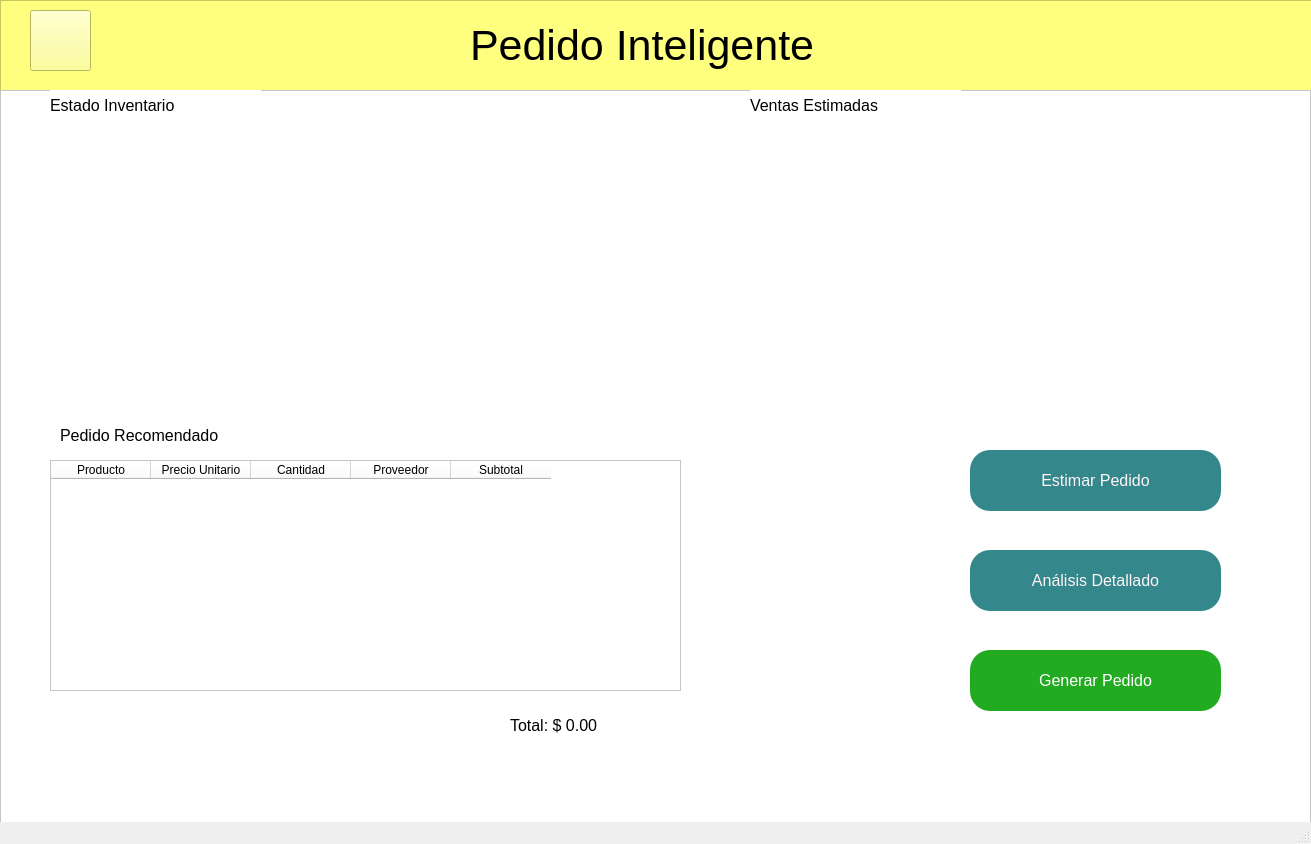
<?xml version="1.0" encoding="UTF-8"?>
<ui version="4.0">
 <class>MainWindow</class>
 <widget class="QMainWindow" name="MainWindow">
  <property name="geometry">
   <rect>
    <x>0</x>
    <y>0</y>
    <width>1311</width>
    <height>844</height>
   </rect>
  </property>
  <property name="windowTitle">
   <string>MainWindow</string>
  </property>
  <widget class="QWidget" name="centralwidget">
   <widget class="QFrame" name="headerFrame">
    <property name="geometry">
     <rect>
      <x>0</x>
      <y>0</y>
      <width>1321</width>
      <height>91</height>
     </rect>
    </property>
    <property name="styleSheet">
     <string notr="true">background-color: rgb(255, 255, 127);</string>
    </property>
    <property name="frameShape">
     <enum>QFrame::StyledPanel</enum>
    </property>
    <property name="frameShadow">
     <enum>QFrame::Raised</enum>
    </property>
    <widget class="QLabel" name="label_3">
     <property name="geometry">
      <rect>
       <x>470</x>
       <y>10</y>
       <width>461</width>
       <height>71</height>
      </rect>
     </property>
     <property name="font">
      <font>
       <pointsize>32</pointsize>
      </font>
     </property>
     <property name="text">
      <string>Pedido Inteligente</string>
     </property>
    </widget>
    <widget class="QPushButton" name="regresarBtn">
     <property name="geometry">
      <rect>
       <x>30</x>
       <y>10</y>
       <width>61</width>
       <height>61</height>
      </rect>
     </property>
     <property name="styleSheet">
      <string notr="true">border-image: url(:/iconos/iconoRegresar.png);</string>
     </property>
     <property name="text">
      <string/>
     </property>
    </widget>
   </widget>
   <widget class="QFrame" name="frame">
    <property name="geometry">
     <rect>
      <x>0</x>
      <y>90</y>
      <width>1311</width>
      <height>741</height>
     </rect>
    </property>
    <property name="styleSheet">
     <string notr="true">background-color: rgb(255, 255, 255);</string>
    </property>
    <property name="frameShape">
     <enum>QFrame::StyledPanel</enum>
    </property>
    <property name="frameShadow">
     <enum>QFrame::Raised</enum>
    </property>
    <widget class="QWidget" name="verticalLayoutWidget">
     <property name="geometry">
      <rect>
       <x>50</x>
       <y>40</y>
       <width>491</width>
       <height>271</height>
      </rect>
     </property>
     <layout class="QVBoxLayout" name="grafico"/>
    </widget>
    <widget class="QPushButton" name="condicionInventarioBtn">
     <property name="geometry">
      <rect>
       <x>970</x>
       <y>360</y>
       <width>251</width>
       <height>61</height>
      </rect>
     </property>
     <property name="font">
      <font>
       <family>MS Sans Serif</family>
       <pointsize>12</pointsize>
      </font>
     </property>
     <property name="cursor">
      <cursorShape>PointingHandCursor</cursorShape>
     </property>
     <property name="styleSheet">
      <string notr="true">background-color: rgb(52, 136, 140);
color: rgb(255, 244, 246);
border-radius:20px</string>
     </property>
     <property name="text">
      <string>Estimar Pedido</string>
     </property>
    </widget>
    <widget class="QPushButton" name="prediccionVentasBtn">
     <property name="geometry">
      <rect>
       <x>970</x>
       <y>560</y>
       <width>251</width>
       <height>61</height>
      </rect>
     </property>
     <property name="font">
      <font>
       <family>MS Sans Serif</family>
       <pointsize>12</pointsize>
      </font>
     </property>
     <property name="cursor">
      <cursorShape>PointingHandCursor</cursorShape>
     </property>
     <property name="styleSheet">
      <string notr="true">color: rgb(255, 255, 255);
background-color: rgb(34, 170, 32);
border-radius:20px</string>
     </property>
     <property name="text">
      <string>Generar Pedido</string>
     </property>
    </widget>
    <widget class="QWidget" name="verticalLayoutWidget_2">
     <property name="geometry">
      <rect>
       <x>750</x>
       <y>40</y>
       <width>491</width>
       <height>271</height>
      </rect>
     </property>
     <layout class="QVBoxLayout" name="grafico_2"/>
    </widget>
    <widget class="QTableWidget" name="ventaTable">
     <property name="geometry">
      <rect>
       <x>50</x>
       <y>370</y>
       <width>631</width>
       <height>231</height>
      </rect>
     </property>
     <column>
      <property name="text">
       <string>Producto</string>
      </property>
     </column>
     <column>
      <property name="text">
       <string>Precio Unitario</string>
      </property>
     </column>
     <column>
      <property name="text">
       <string>Cantidad</string>
      </property>
     </column>
     <column>
      <property name="text">
       <string>Proveedor</string>
      </property>
     </column>
     <column>
      <property name="text">
       <string>Subtotal</string>
      </property>
     </column>
    </widget>
    <widget class="QLabel" name="label">
     <property name="geometry">
      <rect>
       <x>60</x>
       <y>330</y>
       <width>211</width>
       <height>31</height>
      </rect>
     </property>
     <property name="font">
      <font>
       <pointsize>12</pointsize>
      </font>
     </property>
     <property name="text">
      <string>Pedido Recomendado</string>
     </property>
    </widget>
    <widget class="QLabel" name="label_2">
     <property name="geometry">
      <rect>
       <x>50</x>
       <y>0</y>
       <width>211</width>
       <height>31</height>
      </rect>
     </property>
     <property name="font">
      <font>
       <pointsize>12</pointsize>
      </font>
     </property>
     <property name="text">
      <string>Estado Inventario</string>
     </property>
    </widget>
    <widget class="QLabel" name="label_4">
     <property name="geometry">
      <rect>
       <x>750</x>
       <y>0</y>
       <width>211</width>
       <height>31</height>
      </rect>
     </property>
     <property name="font">
      <font>
       <pointsize>12</pointsize>
      </font>
     </property>
     <property name="text">
      <string>Ventas Estimadas</string>
     </property>
    </widget>
    <widget class="QPushButton" name="condicionInventarioBtn_2">
     <property name="geometry">
      <rect>
       <x>970</x>
       <y>460</y>
       <width>251</width>
       <height>61</height>
      </rect>
     </property>
     <property name="font">
      <font>
       <family>MS Sans Serif</family>
       <pointsize>12</pointsize>
      </font>
     </property>
     <property name="cursor">
      <cursorShape>PointingHandCursor</cursorShape>
     </property>
     <property name="styleSheet">
      <string notr="true">background-color: rgb(52, 136, 140);
color: rgb(255, 244, 246);
border-radius:20px</string>
     </property>
     <property name="text">
      <string>Análisis Detallado</string>
     </property>
    </widget>
    <widget class="QLabel" name="label_5">
     <property name="geometry">
      <rect>
       <x>510</x>
       <y>620</y>
       <width>211</width>
       <height>31</height>
      </rect>
     </property>
     <property name="font">
      <font>
       <pointsize>12</pointsize>
      </font>
     </property>
     <property name="text">
      <string>Total: $ 0.00</string>
     </property>
    </widget>
   </widget>
  </widget>
  <widget class="QStatusBar" name="statusbar"/>
 </widget>
 <resources>
  <include location="iconosPedidoInteligente.qrc"/>
 </resources>
 <connections/>
</ui>
